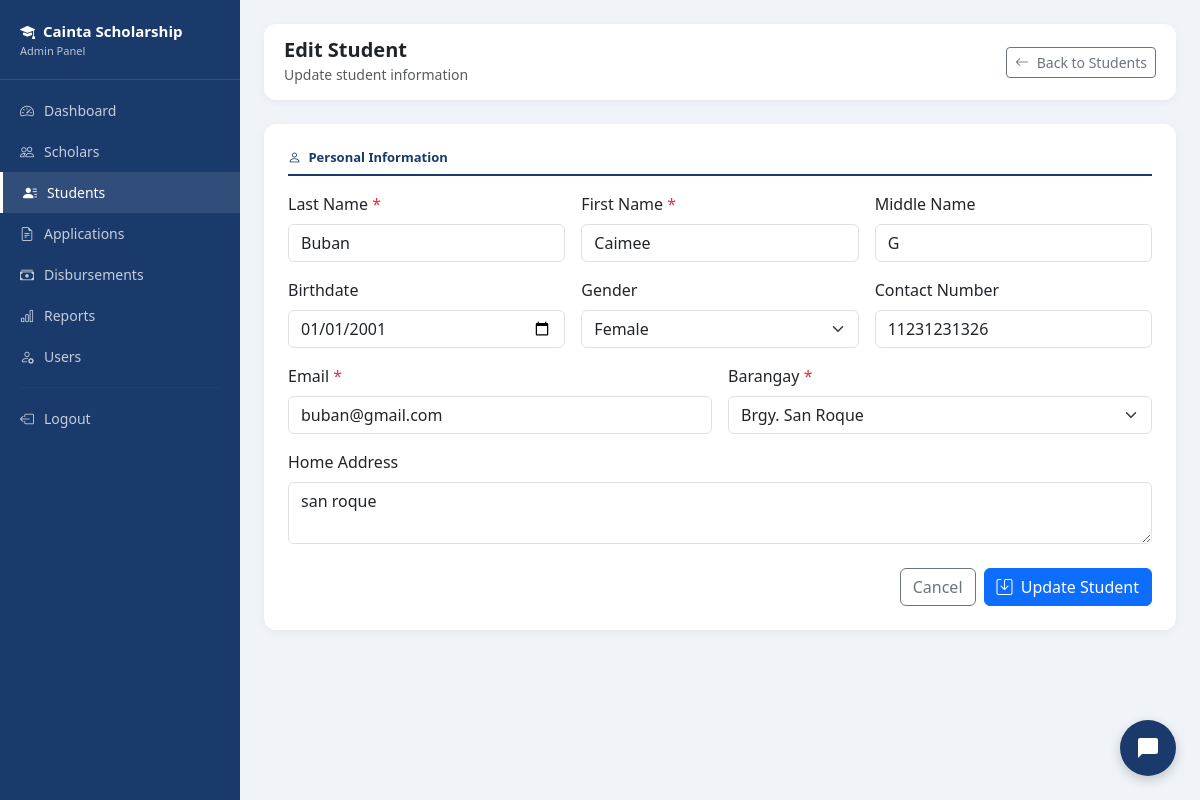
Screenshot of /admin/edit_student.php?id=10 (signed in) with the database file from the repository.
### tables this page shows
CREATE TABLE `students` (
  `student_id` int(11) NOT NULL,
  `first_name` varchar(50) NOT NULL,
  `last_name` varchar(50) NOT NULL,
  `middle_name` varchar(50) DEFAULT NULL,
  `email` varchar(100) NOT NULL,
  `password` varchar(255) NOT NULL,
  `contact_no` varchar(20) DEFAULT NULL,
  `address` text DEFAULT NULL,
  `barangay` varchar(100) DEFAULT NULL,
  `birthdate` date DEFAULT NULL,
  `gender` enum('Male','Female') DEFAULT NULL,
  `is_active` tinyint(4) DEFAULT 1,
  `created_at` timestamp NOT NULL DEFAULT current_timestamp(),
  `is_archived` tinyint(4) DEFAULT 0,
  `archived_at` timestamp NULL DEFAULT NULL,
  `archive_reason` varchar(255) DEFAULT NULL
);

### admin/edit_student.php (the view, shortened to what this page needs)
<?php
require_once '../includes/db.php';
$id = $_GET['id'] ?? null;
$stmt = $pdo->prepare("SELECT * FROM students WHERE student_id = ?");
$stmt->execute([$id]);
$s = $stmt->fetch();
$barangays = ['Brgy. San Andres','Brgy. San Isidro','Brgy. San Juan','Brgy. San Roque','Brgy. Santa Rosa','Brgy. Santo Domingo','Brgy. Santo Niño'];
?>
<!DOCTYPE html>
<html lang="en">
<head>
    <link href="https://cdn.jsdelivr.net/npm/bootstrap@5.3.0/dist/css/bootstrap.min.css" rel="stylesheet">
    <link href="https://cdn.jsdelivr.net/npm/bootstrap-icons@1.10.0/font/bootstrap-icons.css" rel="stylesheet">
</head>
<body>
<div class="sidebar" id="sidebar">
    <div class="sidebar-brand">
        <i class="bi bi-mortarboard-fill me-2"></i>Cainta Scholarship
        <small>Admin Panel</small>
    </div>
    <nav>
        <a href="dashboard.php" class="nav-link"><i class="bi bi-speedometer2"></i> Dashboard</a>
        <a href="scholars.php" class="nav-link"><i class="bi bi-people"></i> Scholars</a>
        <a href="students.php" class="nav-link active"><i class="bi bi-person-lines-fill"></i> Students</a>
        <a href="applications.php" class="nav-link"><i class="bi bi-file-earmark-text"></i> Applications</a>
        <a href="disbursements.php" class="nav-link"><i class="bi bi-cash-stack"></i> Disbursements</a>
        <a href="reports.php" class="nav-link"><i class="bi bi-bar-chart"></i> Reports</a>
        <a href="users.php" class="nav-link"><i class="bi bi-person-gear"></i> Users</a>
        <hr style="border-color: rgba(255,255,255,0.1); margin: 10px 20px;">
        <a href="../logout.php" class="nav-link"><i class="bi bi-box-arrow-left"></i> Logout</a>
    </nav>
</div>
<div class="main-content">
    <div class="topbar">
        <div>
            <h5 class="mb-0 fw-bold">Edit Student</h5>
            <small class="text-muted">Update student information</small>
        </div>
        <a href="students.php" class="btn btn-outline-secondary btn-sm">
            <i class="bi bi-arrow-left me-1"></i> Back to Students
        </a>
    </div>
    <div class="card">
        <div class="card-body p-4">
            <form method="POST">
                <p class="section-title"><i class="bi bi-person me-1"></i> Personal Information</p>
                <div class="row g-3 mb-4">
                    <div class="col-md-4">
                        <label class="form-label">Last Name <span class="text-danger">*</span></label>
                        <input type="text" name="last_name" class="form-control"
                                value="<?= htmlspecialchars($s['last_name']) ?>" required>
                    </div>
                    <div class="col-md-4">
                        <label class="form-label">First Name <span class="text-danger">*</span></label>
                        <input type="text" name="first_name" class="form-control"
                                value="<?= htmlspecialchars($s['first_name']) ?>" required>
                    </div>
                    <div class="col-md-4">
                        <label class="form-label">Middle Name</label>
                        <input type="text" name="middle_name" class="form-control"
                                value="<?= htmlspecialchars($s['middle_name'] ?? '') ?>">
                    </div>
                    <div class="col-md-4">
                        <label class="form-label">Birthdate</label>
                        <input type="date" name="birthdate" class="form-control"
                                value="<?= $s['birthdate'] ?>">
                    </div>
                    <div class="col-md-4">
                        <label class="form-label">Gender</label>
                        <select name="gender" class="form-select">
                            <option value="Female" <?= $s['gender']=='Female'?'selected':'' ?>>Female</option>
                        </select>
                    </div>
                    <div class="col-md-4">
                        <label class="form-label">Contact Number</label>
                        <input type="tel" name="contact_no" class="form-control"
                                inputmode="numeric" pattern="[0-9]*" maxlength="11"
                                oninput="this.value = this.value.replace(/[^0-9]/g, '')"
                                value="<?= htmlspecialchars($s['contact_no'] ?? '') ?>">
                    </div>
                    <div class="col-md-6">
                        <label class="form-label">Email <span class="text-danger">*</span></label>
                        <input type="email" name="email" class="form-control"
                                value="<?= htmlspecialchars($s['email']) ?>" required>
                    </div>
                    <div class="col-md-6">
                        <label class="form-label">Barangay <span class="text-danger">*</span></label>
                        <select name="barangay" class="form-select" required>
                            <?php foreach($barangays as $b): ?>
                            <option value="<?= $b ?>" <?= $s['barangay']==$b?'selected':'' ?>><?= $b ?></option>
                            <?php endforeach; ?>
                        </select>
                    </div>
                    <div class="col-md-12">
                        <label class="form-label">Home Address</label>
                        <textarea name="address" class="form-control" rows="2"><?= htmlspecialchars($s['address'] ?? '') ?></textarea>
                    </div>
                </div>
                <div class="d-flex gap-2 justify-content-end">
                    <a href="students.php" class="btn btn-outline-secondary">Cancel</a>
                    <button type="submit" class="btn btn-primary">
                        <i class="bi bi-save me-1"></i> Update Student
                    </button>
                </div>
            </form>
        </div>
    </div>
</div>
<?php include '../chatbot_widget.php'; ?>
</body>
</html>

### admin/edit_student.php (style rules this page uses)
body { font-family: 'Segoe UI', sans-serif; background: #f0f4f8; }
.sidebar { width: 240px; min-height: 100vh; background: #1A3A6B; position: fixed; top: 0; left: 0; padding-top: 20px; z-index: 100; }
.sidebar-brand { color: white; font-size: 15px; font-weight: 600; padding: 0 20px 20px; border-bottom: 1px solid rgba(255,255,255,0.1); margin-bottom: 10px; }
.sidebar-brand small { display: block; font-size: 11px; opacity: 0.7; font-weight: 400; }
.nav-link { color: rgba(255,255,255,0.75); padding: 10px 20px; font-size: 14px; display: flex; align-items: center; gap: 10px; }
.nav-link:hover, .nav-link.active { color: white; background: rgba(255,255,255,0.1); border-left: 3px solid #fff; }
.main-content { margin-left: 240px; padding: 24px; }
.topbar { background: white; border-radius: 12px; padding: 14px 20px; margin-bottom: 24px; display: flex; justify-content: space-between; align-items: center; box-shadow: 0 2px 8px rgba(0,0,0,0.05); }
.card { border: none; border-radius: 12px; box-shadow: 0 2px 8px rgba(0,0,0,0.05); }
.section-title { font-size: 13px; font-weight: 600; color: #1A3A6B; border-bottom: 2px solid #1A3A6B; padding-bottom: 6px; margin-bottom: 16px; }
@media (min-width: 769px) { .sidebar { transform: translateX(0) !important; } }

### rows the page displays
students: last_name "Buban", first_name "Caimee", middle_name "G", birthdate "01/01/2001", gender "Female", contact_no "11231231326", email "buban@gmail.com", barangay "Brgy. San Roque", address "san roque"
